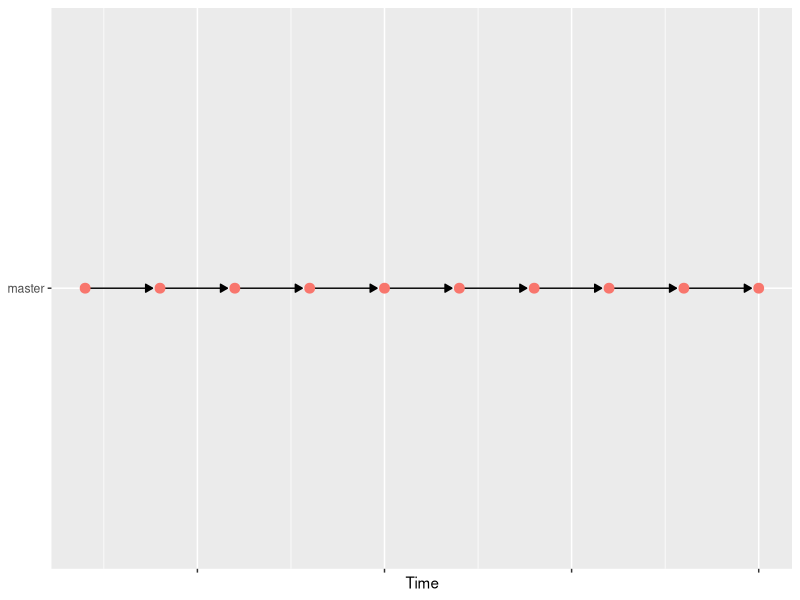
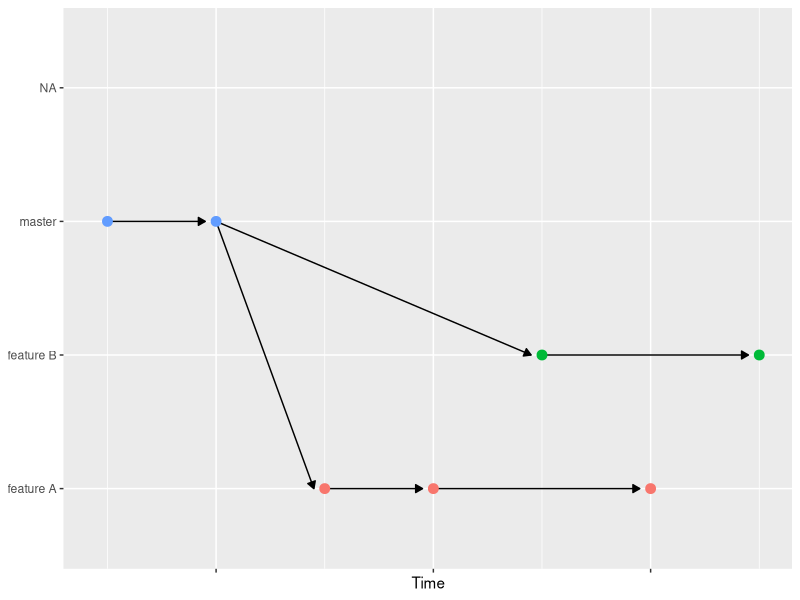
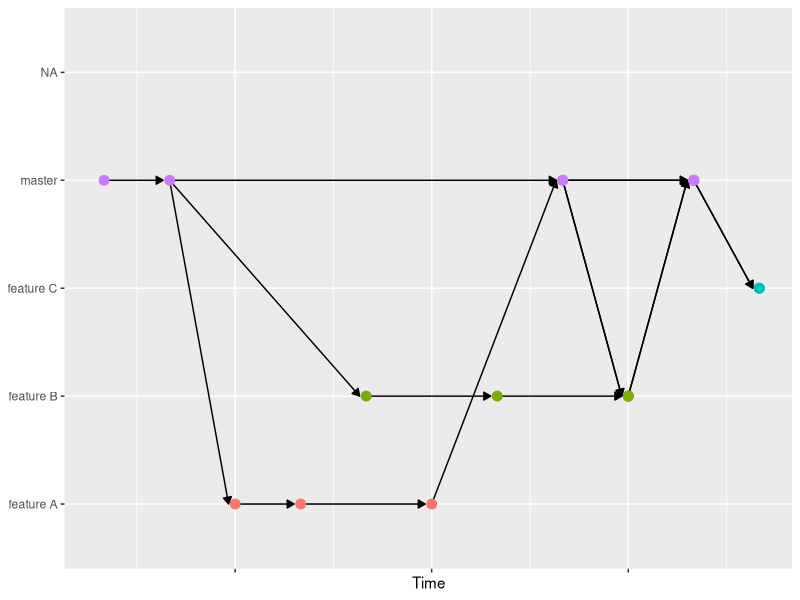
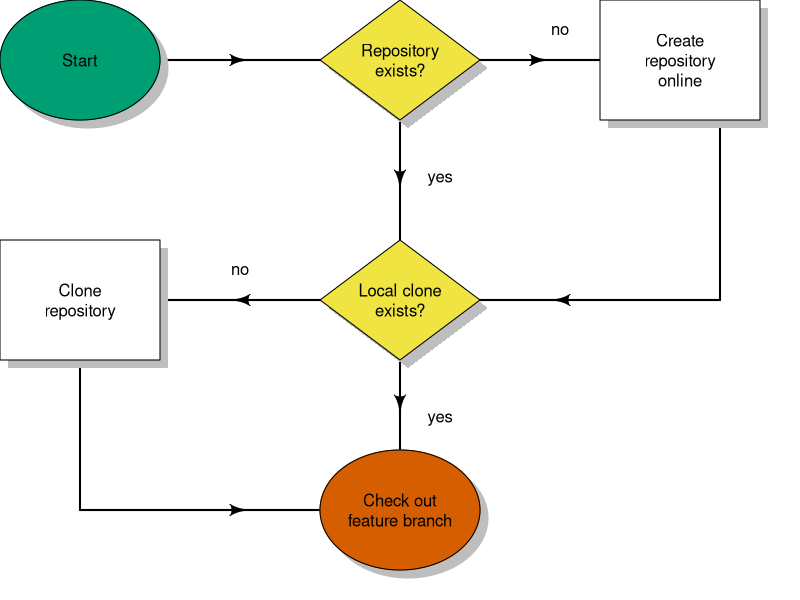
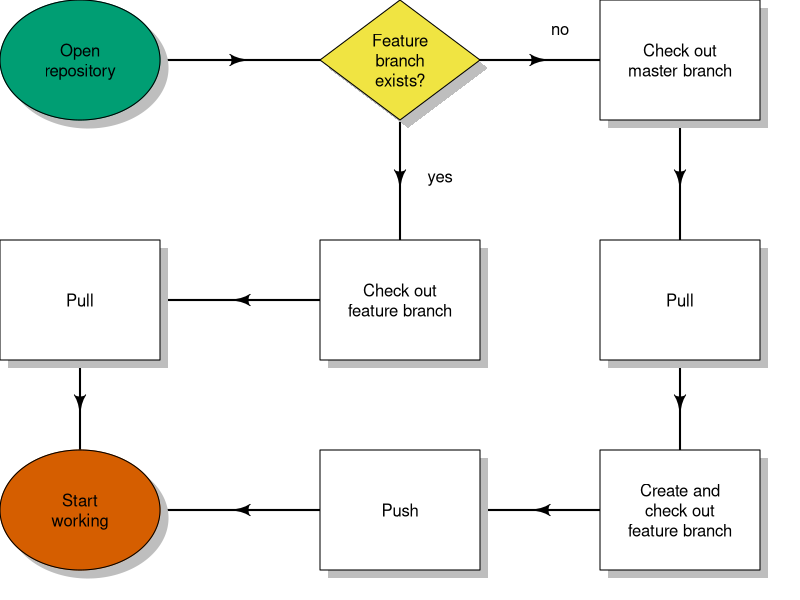
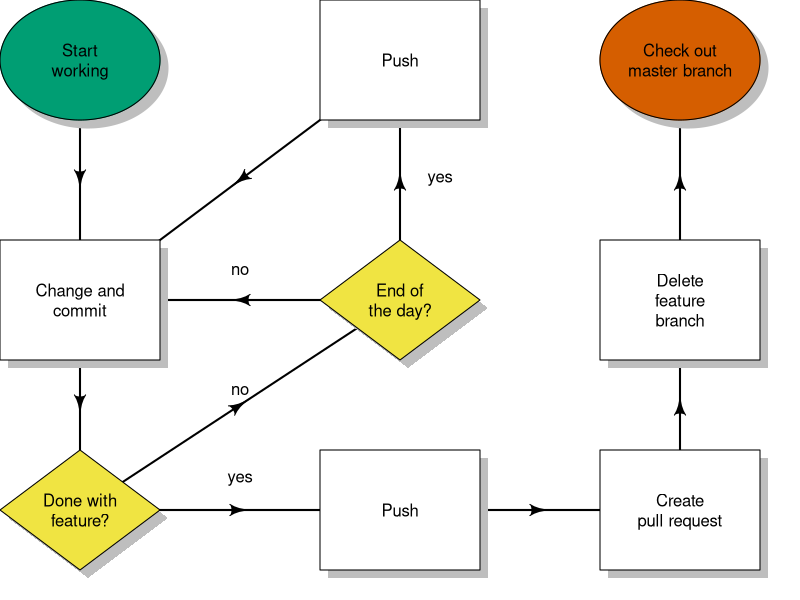

Write the R code that produced these figures, in order. (Note: this script raises an error after producing the figures.)
## ---- chunk 1
#| label: fig-basic
#| fig.cap: "An example of the history of a basic workflow"
#| fig.height: 1.5
library(tidyverse)
data.frame(
  x = 1:10,
  y = "master"
) %>%
  mutate(
    xend = lead(x) - 0.1,
    yend = y
  ) %>%
  ggplot(aes(x = x, y = y, xend = xend, yend = yend)) +
  geom_segment(
    arrow = arrow(length = unit(2, "mm"), type = "closed")
  ) +
  geom_point(aes(colour = y), size = 3, show.legend = FALSE) +
  theme(
    axis.text.x = element_blank(),
    axis.title.y = element_blank()
  ) +
  xlab("Time")
## ---- chunk 2
#| label: fig-branching
#| fig.cap: "An example of a history with a few feature branches"
#| fig.height: 3
dataset <- tribble(
  ~commit, ~parent, ~branch,
  1, NA, "master",
  2, 1, "master",
  3, 2, "feature A",
  4, 3, "feature A",
  5, 2, "feature B",
  6, 4, "feature A",
  7, 5, "feature B"
)
dataset %>%
  select(parent = commit, parent_branch = branch) %>%
  right_join(dataset, by = "parent") %>%
  ggplot(aes(x = commit, y = branch)) +
  geom_segment(
    aes(x = commit - 0.1, xend = parent, yend = parent_branch),
    arrow = arrow(length = unit(2, "mm"), type = "closed", ends = "first")
  ) +
  geom_point(aes(colour = branch), size = 3, show.legend = FALSE) +
  theme(
    axis.text.x = element_blank(),
    axis.title.y = element_blank()
  ) +
  xlab("Time")
## ---- chunk 3
#| label: fig-pull-request
#| fig.cap: "An example of a history after two pull requests"
#| fig.height: 3
dataset <- tribble(
  ~commit, ~parent, ~branch,
  1, NA, "master",
  2, 1, "master",
  3, 2, "feature A",
  4, 3, "feature A",
  5, 2, "feature B",
  6, 4, "feature A",
  7, 5, "feature B",
  8, 2, "master",
  8, 6, "master",
  9, 8, "feature B",
  9, 7, "feature B",
  10, 8, "master",
  10, 9, "master",
  11, 10, "feature C"
)
dataset %>%
  select(parent = commit, parent_branch = branch) %>%
  right_join(dataset, by = "parent") %>%
  ggplot(aes(x = commit, y = branch)) +
  geom_segment(
    aes(x = commit - 0.1, xend = parent, yend = parent_branch),
    arrow = arrow(length = unit(2, "mm"), type = "closed", ends = "first")
  ) +
  geom_point(aes(colour = branch), size = 3, show.legend = FALSE) +
  theme(
    axis.text.x = element_blank(),
    axis.title.y = element_blank()
  ) +
  xlab("Time")
## ---- chunk 4
#| label: colours
start <- rgb(0, 0.62, 0.451)
end <- rgb(0.835, 0.369, 0)
question <- rgb(0.941, 0.894, 0.259)
## ---- chunk 5
#| label: fig-prepare-repo
#| fig.cap: "Flowchart for preparing a repository."
library(diagram)
par(mar = rep(0, 4))
openplotmat()

straightarrow(c(0.1, 0.9), c(0.5, 0.9))
straightarrow(c(0.5, 0.9), c(0.85, 0.9))
straightarrow(c(0.5, 0.9), c(0.5, 0.5))
straightarrow(c(0.5, 0.5), c(0.1, 0.5))
straightarrow(c(0.5, 0.5), c(0.5, 0.15))

bentarrow(c(0.9, 0.85), c(0.5, 0.5), path = "V")
bentarrow(c(0.1, 0.5), c(0.5, 0.15), path = "V")

text(0.70, 0.95, "no")
text(0.55, 0.7, "yes")
text(0.30, 0.55, "no")
text(0.55, 0.3, "yes")

textellipse(c(0.1, 0.9), radx = 0.1, lab = "Start", box.col = start)
textdiamond(
  c(0.5, 0.9), 
  radx = 0.1, rady = 0.1, 
  lab = "Repository\nexists?", 
  box.col = question
)
textrect(c(0.85, 0.9), radx = 0.1, lab = "Create\nrepository\nonline")
textdiamond(
  c(0.5, 0.5), 
  radx = 0.1, 
  rady = 0.1, 
  lab = "Local clone\nexists?", 
  box.col = question
)
textrect(c(0.1, 0.5), radx = 0.1, lab = "Clone\nrepository")
textellipse(
  c(0.5, 0.15), 
  radx = 0.1, 
  lab = "Check out\nfeature branch", 
  box.col = end
)
## ---- chunk 6
#| label: fig-create-branch
#| fig.cap: "Flowchart for changing to a feature branch."
par(mar = rep(0, 4))
openplotmat()

straightarrow(c(0.1, 0.9), c(0.5, 0.9))
straightarrow(c(0.5, 0.9), c(0.85, 0.9))
straightarrow(c(0.5, 0.9), c(0.5, 0.5))
straightarrow(c(0.5, 0.5), c(0.1, 0.5))
straightarrow(c(0.85, 0.9), c(0.85, 0.5))
straightarrow(c(0.1, 0.5), c(0.1, 0.15))
straightarrow(c(0.85, 0.5), c(0.85, 0.15))
straightarrow(c(0.85, 0.15), c(0.5, 0.15))
straightarrow(c(0.5, 0.15), c(0.1, 0.15))

text(0.70, 0.95, "no")
text(0.55, 0.7, "yes")

textellipse(c(0.1, 0.9), radx = 0.1, lab = "Open\nrepository", box.col = start)
textdiamond(
  c(0.5, 0.9), 
  radx = 0.1, rady = 0.1, 
  lab = "Feature\nbranch\nexists?", 
  box.col = question
)
textrect(c(0.85, 0.9), radx = 0.1, lab = "Check out\nmaster branch")
textrect(c(0.5, 0.5), radx = 0.1, lab = "Check out\nfeature branch")
textrect(c(0.1, 0.5), radx = 0.1, lab = "Pull")
textrect(c(0.85, 0.5), radx = 0.1, lab = "Pull")
textrect(
  c(0.85, 0.15), 
  radx = 0.1, 
  lab = "Create and\ncheck out\nfeature branch"
)
textrect(c(0.5, 0.15), radx = 0.1, lab = "Push")
textellipse(c(0.1, 0.15), radx = 0.1, lab = "Start\nworking", box.col = end)
## ---- chunk 7
#| label: fig-commit
#| fig.cap: "Flowchart for applying changes in a feature branch."
par(mar = rep(0, 4))
openplotmat()

straightarrow(c(0.1, 0.9), c(0.1, 0.5))
straightarrow(c(0.1, 0.5), c(0.1, 0.15))
straightarrow(c(0.1, 0.15), c(0.5, 0.5))
straightarrow(c(0.5, 0.5), c(0.1, 0.5))
straightarrow(c(0.5, 0.5), c(0.5, 0.9))
straightarrow(c(0.5, 0.9), c(0.1, 0.5))
straightarrow(c(0.1, 0.15), c(0.5, 0.15))
straightarrow(c(0.5, 0.15), c(0.85, 0.15))
straightarrow(c(0.85, 0.15), c(0.85, 0.5))
straightarrow(c(0.85, 0.5), c(0.85, 0.9))

text(0.3, 0.2, "yes")
text(0.3, 0.35, "no")
text(0.3, 0.55, "no")
text(0.55, 0.7, "yes")

textellipse(c(0.1, 0.9), radx = 0.1, lab = "Start\nworking", box.col = start)
textrect(c(0.1, 0.5), radx = 0.1, lab = "Change and\ncommit")
textdiamond(
  c(0.1, 0.15), 
  radx = 0.1, rady = 0.1, 
  lab = "Done with\nfeature?", 
  box.col = question
)
textdiamond(
  c(0.5, 0.5), 
  radx = 0.1, rady = 0.1, 
  lab = "End of\nthe day?", 
  box.col = question
)
textrect(c(0.5, 0.9), radx = 0.1, lab = "Push")
textrect(c(0.5, 0.15), radx = 0.1, lab = "Push")
textrect(c(0.85, 0.15), radx = 0.1, lab = "Create\npull request")
textrect(c(0.85, 0.5), radx = 0.1, lab = "Delete\nfeature\nbranch")
textellipse(
  c(0.85, 0.9), 
  radx = 0.1, 
  lab = "Check out\nmaster branch", 
  box.col = end
)
## ---- chunk 8
#| label: session-info
sessioninfo::session_info()
